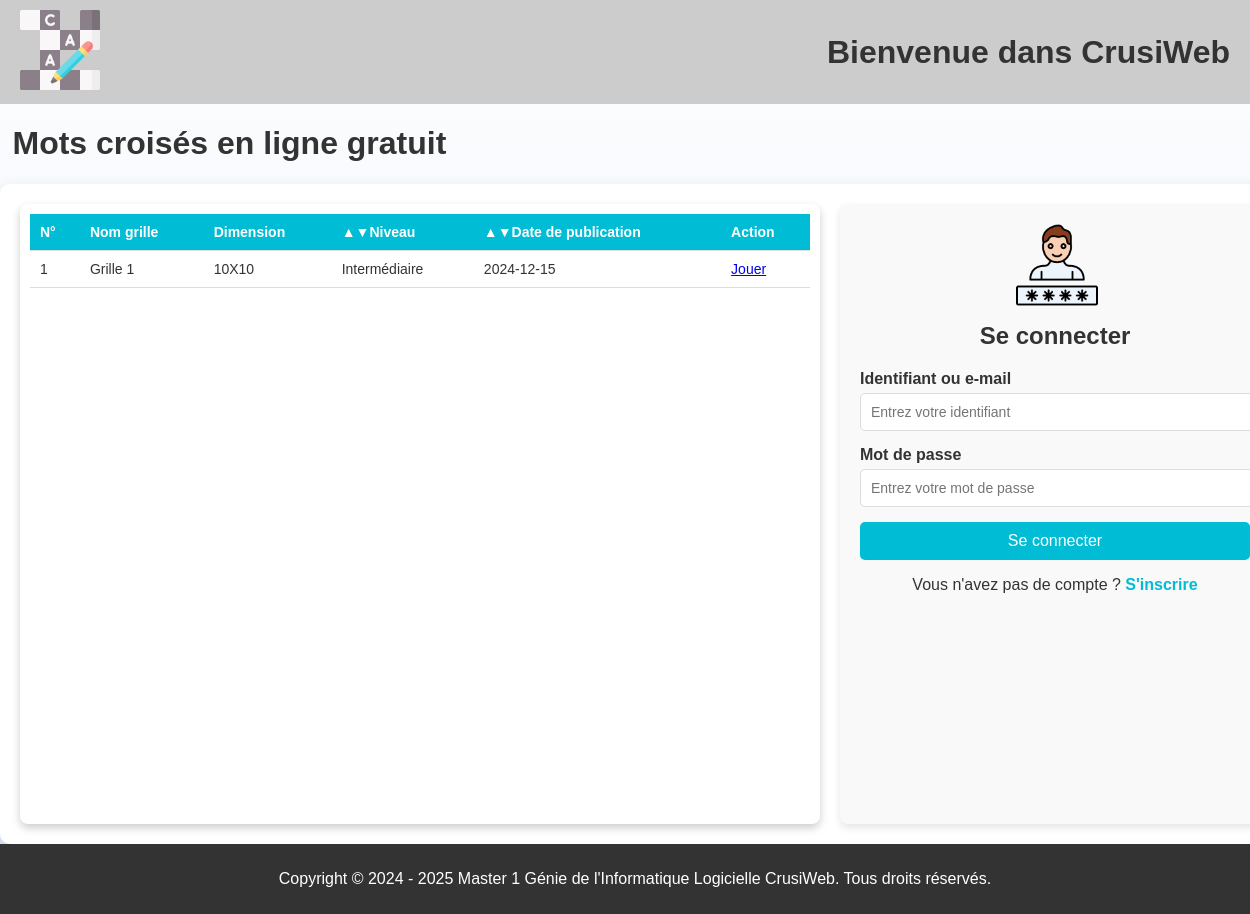
Before: / with the older database file.
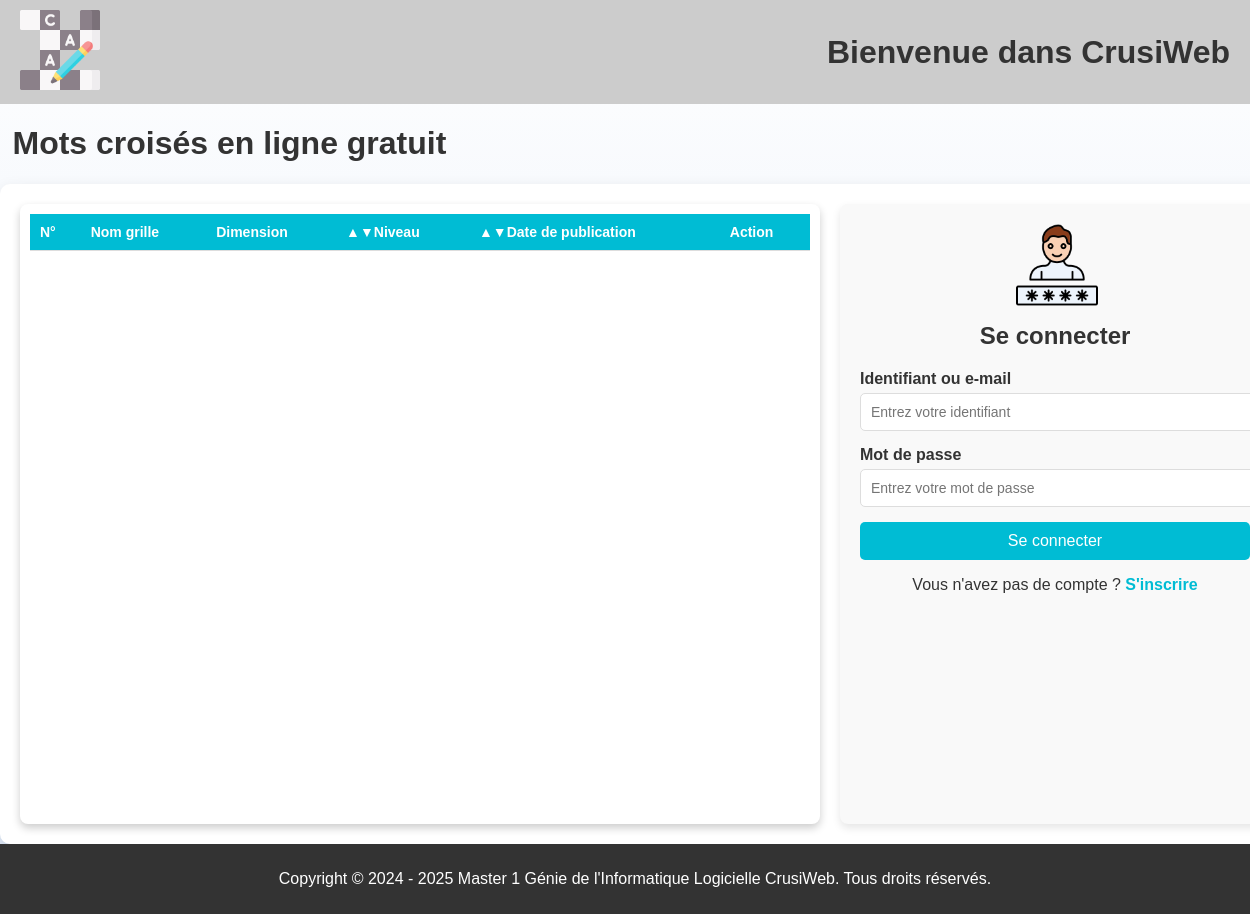
After: the same page with the newer database file.
### tables this page shows
CREATE TABLE Grilles (
    idGrille INT AUTO_INCREMENT PRIMARY KEY,
    nomGrille VARCHAR(100) NOT NULL,
    dimX INT NOT NULL,
    dimY INT NOT NULL,
    datePublication DATE,
    idAuteur INT,
    difficulte ENUM('Débutant','Intermédiaire','Expert') NOT NULL,
    solution TEXT,
    FOREIGN KEY (idAuteur) REFERENCES Users(idUser)
    ON DELETE CASCADE
);

### app/config/App.php (called while the page is built, shortened)
<?php
require_once(__DIR__ . '/Database.php');
class App{
    public static $database;
    public static function getDb() {
        if (self::$database === null) {
            try {
                self::$database = new Database(self::DB_NAME, self::DB_USER, self::DB_PWD, self::DB_HOST);
            } catch (\Exception $e) {
                die('Erreur de connexion à la base de données : ' . $e->getMessage());
            }
        }
        return self::$database;
    }
}
?>

### app/model/Grilles.php (called while the page is built, shortened)
<?php
 require_once(__DIR__ . '/../config/App.php');
 class Grilles{
    public static function getPublicGrids() {
        $requete = "SELECT * FROM Grilles WHERE datePublication IS NOT NULL";
        return App::getDb()->query($requete,__CLASS__);
    }
 }
?>

### app/config/Database.php (called while the page is built, shortened)
<?php
class DataBase
{
    private $db_name;
    private $db_user;
    private $db_pwd;
    private $db_host;
    private $pdo;
    public function __construct($db_name="CRUCIWEB", $db_user="cruciweb", $db_pwd="root", $db_host="localhost")
    {
        $this->db_name = $db_name;
        $this->db_user = $db_user;
        $this->db_pwd = $db_pwd;
        $this->db_host = $db_host;
    }
    private function getPDO()
    {
        if ($this->pdo === null) {
            $this->pdo = new PDO('mysql:dbname=' . $this->db_name . ';host=' . $this->db_host, $this->db_user, $this->db_pwd);
            $this->pdo->setAttribute(PDO::ATTR_ERRMODE, PDO::ERRMODE_EXCEPTION);
        }
        return $this->pdo;
    }
    public function query($statement, $class_name)
    {
        $req = $this->getPDO()->query($statement);
        $datas = $req->fetchAll(PDO::FETCH_CLASS, $class_name);
        return $datas;
    }
}
?>

### app/controllers/GrilleManager2.php (the view, shortened to what this page needs)
<?php
require_once (__DIR__ . '/../model/Grilles.php');
class GrilleManager2 {
    private static function getDataPublicGrid(){
        return Grilles::getPublicGrids();
    }
    public static function createTablePublicGridHTML(){
        $datas = self::getDataPublicGrid();
        $html =  '<thead>
                    <tr>
                        <th>N°</th>
                        <th>Nom grille</th>
                        <th>Dimension</th>
                        <th onclick="sortTableByLevel()"><span id="levelSortIcon">&#x25B2;&#x25BC;</span>Niveau</th>
                        <th onclick="sortTableByDate()"><span id="dateSortIcon">&#x25B2;&#x25BC;</span>Date de publication</th>
                        <th>Action</th>
                    </tr>
                </thead>';
        $html .= '<tbody>';
        foreach($datas as $grille){
            $html .= '
                <tr>
                    <td>' . htmlspecialchars($grille->idGrille) .'</td>
                    <td>' . htmlspecialchars($grille->nomGrille) .'</td>
                    <td>' . htmlspecialchars($grille->dimX.'X'.$grille->dimY).'</td>
                    <td>' . htmlspecialchars($grille->difficulte) .'</td>
                    <td>' . htmlspecialchars($grille->datePublication).'</td>
                    <td><a href="?p=play&idGrille='.htmlspecialchars($grille->idGrille).'" class="play-link">Jouer</a></td>
                </tr>
            ';
        }
        $html .= '</tbody>';
        return $html;
    }
}
?>

### index.php
<?php
$routes = [
    'home_user' => 'app/views/home_user.php',
    'play' => 'app/views/play_page.php',
    'ajouter_grille' => 'app/views/ajouter_grille.php',
    'edite_grille' => 'app/views/modifier_grille.php',
    'admin' => 'app/views/admin_page.php'
];
$p = $_GET['p'] ?? 'home_user';
if (array_key_exists($p, $routes)) {
    require $routes[$p];
} else {
    http_response_code(404);
    require 'app/views/404.php';
}
?>

### app/views/home_user.php (shortened to what this page needs)
<?php
require_once (__DIR__ . '/../controllers/GrilleManager2.php');
?>
<!DOCTYPE html>
<html lang="fr">
<head>
    <link rel="stylesheet" href="public/css/default.css">
    <link rel="stylesheet" href="public/css/home_user.css">
    <link rel="stylesheet" href="public/css/dashboard.css">
</head>
<body>
    <header>
        <div class="logo">
            <img src="public/images/logo.png" alt="Logo CrusiWeb">
        </div>
        <h1 class="welcome-title">Bienvenue dans CrusiWeb</h1>
    </header>
    <h1 class="title-table">Mots croisés en ligne gratuit</h1>
    <div class="container">
        <div class="table-container">
            <table id="grilleTable">
                <?php echo GrilleManager2::createTablePublicGridHTML(); ?>
            </table>
        </div>
        <div class="right-container" id="right-container">
            <?php if (!isset($_SESSION['user_id'])) { ?>
                <?php if (!isset($_GET['demand'])) { ?>
                    <div class="form-container">
                        <div class="logo">
                            <img src="public/images/auth.png" alt="Logo Crucigrille">
                        </div>
                        <h1>Se connecter</h1>
                        <form id="login-form" method="post">
                            <div class="form-group">
                                <label for="username">Identifiant ou e-mail</label>
                                <input type="text" id="username" name="username" placeholder="Entrez votre identifiant" required>
                            </div>
                            <div class="form-group">
                                <label for="password">Mot de passe</label>
                                <input type="password" id="password" name="password" placeholder="Entrez votre mot de passe" required>
                            </div>
                            <button type="submit" class="btn">Se connecter</button>
                        </form>
                        <div class="footer">
                            <p>Vous n'avez pas de compte ? <a href="?demand=inscription" >S'inscrire</a></p>
                        </div>
                    </div>
                <?php }?>
            <?php } ?>
        </div>
    </div>
</body>
 <footer>
        <p>Copyright © 2024 - 2025 Master 1 Génie de l'Informatique Logicielle CrusiWeb. Tous droits réservés.</p>
</footer>
</html>

### public/css/default.css (style rules this page uses)
body { font-family: Arial, sans-serif; margin: 0; padding: 0; background: linear-gradient(to bottom, #ffffff, #dbe6f6); color: #333; height: 90%; }
header { display: flex; justify-content: space-between; align-items: center; padding: 10px 20px; background-color: #ccc; height: 5%; }
.logo img { width: 80px; }
footer { background-color: #333; color: white; padding: 10px; text-align: center; width: 100%; }

### public/css/home_user.css (style rules this page uses)
.title-table { margin-left: 1%; }
.container { width: 100%; background: #ffffff; border-radius: 10px; box-shadow: 0 5px 15px rgba(0, 0, 0, 0.1); padding: 20px; display: flex; gap: 20px; }
.table-container { flex: 2; max-width: 100%; margin: 0 auto; overflow-y: auto; background-color: white; border-radius: 8px; padding: 10px; box-shadow: 0 4px 8px rgba(0, 0, 0, 0.2); }
table { width: 100%; border-collapse: collapse; text-align: left; font-size: 14px; }
thead { background-color: #00bcd4; color: white; }
th, td { padding: 10px; border-bottom: 1px solid #ddd; }
.right-container { flex: 1; background: #f9f9f9; border-radius: 8px; padding: 20px; box-shadow: 0 4px 8px rgba(0, 0, 0, 0.1); transition: all 0.3s ease-in-out; }
.form-container { animation: fadeIn 0.5s ease-in-out; }
.form-container .logo { display: flex; margin-left: 40%; }
.form-container .logo img { width: 35%; }
.form-container h1 { font-size: 1.5em; color: #333; text-align: center; margin-bottom: 20px; }
.form-container .form-group { margin-bottom: 15px; }
.form-container label { display: block; margin-bottom: 5px; font-weight: bold; color: #333; }
.form-container input { width: 100%; padding: 10px; border: 1px solid #ddd; border-radius: 5px; font-size: 14px; transition: border-color 0.2s; }
.form-container .btn { width: 100%; padding: 10px; background: #00bcd4; color: white; border: none; border-radius: 5px; font-size: 16px; cursor: pointer; transition: background-color 0.3s ease; }
.form-container .footer { text-align: center; margin-top: 10px; }
.form-container .footer a { color: #00bcd4; text-decoration: none; font-weight: bold; }
.table-container { max-height: 600px; overflow-y: auto; height: 650px; }

### public/css/dashboard.css (style rules this page uses)
.btn { padding: 10px; border: none; border-radius: 5px; font-size: 1em; cursor: pointer; }

Changed rows visible on the page:
no longer on this page (row edited): grilles: idGrille "1", nomGrille "Grille 1", dimX+dimY "10X10", difficulte "Intermédiaire", datePublication "2024-12-15"
